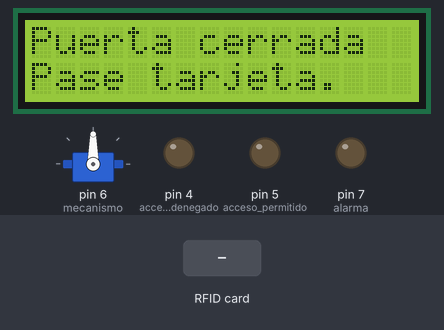
A program run on a simulated Arduino Uno, built with avr-gcc and run on an emulated ATmega328P. Shown: 16×2 character LCD, servo, output pins drawn as LEDs (lit = HIGH). The test bench sets the inputs (shaded band). Pins used as bus, display or sensor lines are not drawn; what the program prints to the serial monitor is not drawn.

Above: at 1.3 s.
1.4 s: RFID card 56 FC D5 1F held to the reader
At 3.5 s:
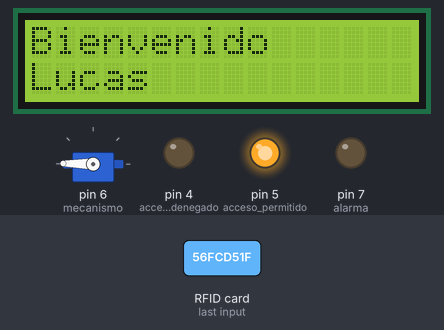
At 14.1 s:
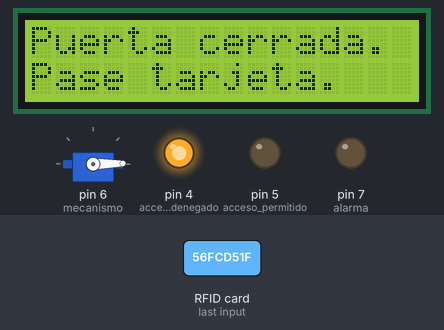
Timing chart, 0 to 14.3 s (numbered marks = the images above; inputs shaded):
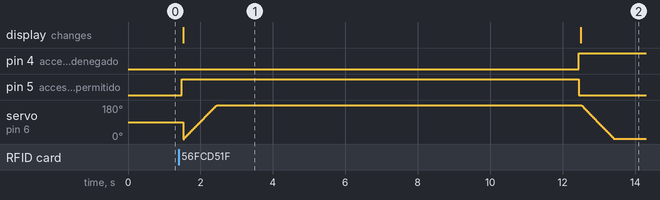

Measured:
- after the input at 1.4 s, pin 4 (acceso_denegado): LOW → HIGH after 11.0 s; pin 5 (acceso_permitido): LOW → HIGH after 0.08 s, → LOW 11.0 s later; the display: changes after 0.13 s (image 1)

The program:

main.cpp
```cpp
#include <SPI.h>
#include <MFRC522.h>
#include "LiquidCrystal_I2C.h"
#include <Servo.h>

#define RST_PIN 9                 //Pin 9 para el reset del RC522
#define SS_PIN 10                 //Pin 10 para el SS (SDA) del RC522
MFRC522 mfrc522(SS_PIN, RST_PIN); //Creamos el objeto para el RC522

const int USUARIOS = 3;
const int UID_SIZE = 4;

const String nombre_usuarios[USUARIOS] = {
    "Lucas",
    "Daniel",
    "Nicolas"};

const byte uid_usuarios[USUARIOS][UID_SIZE] = {
    {0x56, 0xFC, 0xD5, 0x1F},
    {0xE2, 0xF8, 0x32, 0x53},
    {0x40, 0x7D, 0X0E, 0X7C}};
// Tutorial:
// https://naylampmechatronics.com/blog/22_Tutorial-Lector-RFID-RC522.html

LiquidCrystal_I2C lcd(0x27, 16, 2);
Servo mecanismo;

const int alarma = 7;
const int acceso_permitido = 5;
const int acceso_denegado = 4;
const int tiempo_limite = 60000;
int tiempo = 0;
int pos = 0;

void imprimir(const char *primera_linea, const char *segunda_linea = nullptr, bool clear1 = false, bool clear2 = false);
void imprimir_introduccion();
void limpiar_pantalla();

//Tiene que ser de tamaño cuatro
int comprobar_usuario(byte uid[]);

void permitir_acceso(int index);
void denegar_acceso();

void activar_alarma();
void desactivar_alarma();

void abrir_puerta();
void cerrar_puerta();

void reiniciar_sistema();

void setup()
{
        Serial.begin(9600); //Iniciamos la comunicación  serial
        SPI.begin();        //Iniciamos el Bus SPI
        lcd.init();
        lcd.backlight();
        mecanismo.attach(6);
        pinMode(alarma, OUTPUT);
        pinMode(acceso_permitido, OUTPUT);
        pinMode(acceso_denegado, OUTPUT);
        mfrc522.PCD_Init(); // Iniciamos  el MFRC522
        imprimir_introduccion();
        Serial.println("Lectura del UID");
}

void loop()
{
        // Revisamos si hay nuevas tarjetas  presentes
        if (mfrc522.PICC_IsNewCardPresent())
        {
                //Seleccionamos una tarjeta
                if (mfrc522.PICC_ReadCardSerial())
                {
                        imprimir("Tag detectado", "", true, true);
                        byte uid[4] = {0};
                        Serial.print("Card UID:");
                        for (byte i = 0; i < mfrc522.uid.size && i < UID_SIZE; i++)
                        {
                                Serial.print(mfrc522.uid.uidByte[i] < 0x10 ? " 0" : " ");
                                Serial.print(mfrc522.uid.uidByte[i], HEX);
                                lcd.print(mfrc522.uid.uidByte[i] < 0x10 ? " 0" : " ");
                                lcd.print(mfrc522.uid.uidByte[i], HEX);
                                uid[i] = mfrc522.uid.uidByte[i];
                        }
                        Serial.println();
                        Serial.println("UID detectado.");
                        for (int i = 0; i < UID_SIZE; i++)
                        {
                                Serial.print(uid[i]);
                                Serial.print(" ");
                        }

                        int usuario_index = comprobar_usuario(uid);
                        if (usuario_index != -1)
                        {
                                permitir_acceso(usuario_index);
                        }
                        else
                        {
                                denegar_acceso();
                        }
                        // Terminamos la lectura de la tarjeta  actual
                        mfrc522.PICC_HaltA();
                        delay(1000);
                }
        }
}

int comprobar_usuario(byte uid[])
{
        for (int i = 0; i < USUARIOS; i++)
        {
                for (int j = 0; j < UID_SIZE; j++)
                {
                        if (uid_usuarios[i][j] != uid[j])
                        {
                                break;
                        }
                        else if (j == UID_SIZE - 1)
                        {
                                return i;
                        }
                }
        }

        return -1;
}

void permitir_acceso(int index)
{
        digitalWrite(acceso_permitido, HIGH);
        digitalWrite(acceso_denegado, LOW);
        imprimir("Bienvenido", nombre_usuarios[index].c_str(), true, true);
        abrir_puerta();
        reiniciar_sistema();
}

void denegar_acceso()
{
        digitalWrite(acceso_denegado, HIGH);
        digitalWrite(acceso_permitido, LOW);
        imprimir("Usuario", "No encontrado.", true, true);
        activar_alarma();
        delay(2000);
        reiniciar_sistema();
}

void reiniciar_sistema()
{
        digitalWrite(acceso_denegado, HIGH);
        digitalWrite(acceso_permitido, LOW);
        imprimir("Puerta cerrada.", "Pase tarjeta.", true, true);
        desactivar_alarma();
        cerrar_puerta();
}

void activar_alarma()
{
        digitalWrite(alarma, HIGH);
}

void desactivar_alarma()
{
        digitalWrite(alarma, LOW);
}

void abrir_puerta()
{
        if (pos == 180)
                return;
        for (pos = 0; pos < 180; pos++)
        {
                mecanismo.write(pos);
                delay(5);
        }
        delay(10000);
}

void cerrar_puerta()
{
        if (pos == 0)
                return;
        for (pos = 180; pos > 0; pos--)
        {
                mecanismo.write(pos);
                delay(5);
        }
}

void imprimir_introduccion()
{
        lcd.clear();
        lcd.setCursor(0, 0);
        lcd.print("Puerta cerrada");
        lcd.setCursor(0, 1);
        lcd.print("Pase tarjeta.");
}

void limpiar_pantalla()
{
        lcd.clear();
}

void imprimir(const char *primera_linea, const char *segunda_linea = nullptr, bool clear1 = false, bool clear2 = false)
{
        if (primera_linea)
        {
                if (clear1)
                {
                        lcd.setCursor(0, 0);
                        for (int i = 0; i < 16; i++)
                        {
                                lcd.print(" ");
                        }
                }
                lcd.setCursor(0, 0);
                lcd.print(primera_linea);
        }
        if (segunda_linea)
        {
                if (clear2)
                {
                        lcd.setCursor(0, 1);
                        for (int i = 0; i < 16; i++)
                        {
                                lcd.print(" ");
                        }
                }
                lcd.setCursor(0, 1);
                lcd.print(segunda_linea);
        }
}
```
